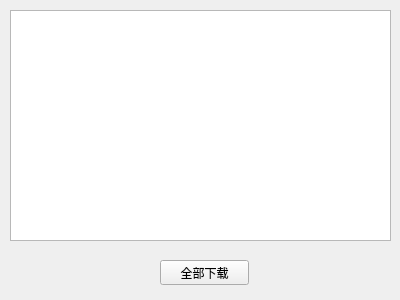
<?xml version="1.0" encoding="UTF-8"?>
<ui version="4.0">
 <class>Result</class>
 <widget class="QWidget" name="Result">
  <property name="geometry">
   <rect>
    <x>0</x>
    <y>0</y>
    <width>400</width>
    <height>300</height>
   </rect>
  </property>
  <property name="windowTitle">
   <string>下载窗口</string>
  </property>
  <widget class="QTableWidget" name="tableWidget">
   <property name="geometry">
    <rect>
     <x>10</x>
     <y>10</y>
     <width>381</width>
     <height>231</height>
    </rect>
   </property>
  </widget>
  <widget class="QPushButton" name="pushButton">
   <property name="geometry">
    <rect>
     <x>160</x>
     <y>260</y>
     <width>89</width>
     <height>25</height>
    </rect>
   </property>
   <property name="text">
    <string>全部下载</string>
   </property>
  </widget>
 </widget>
 <resources/>
 <connections/>
</ui>
